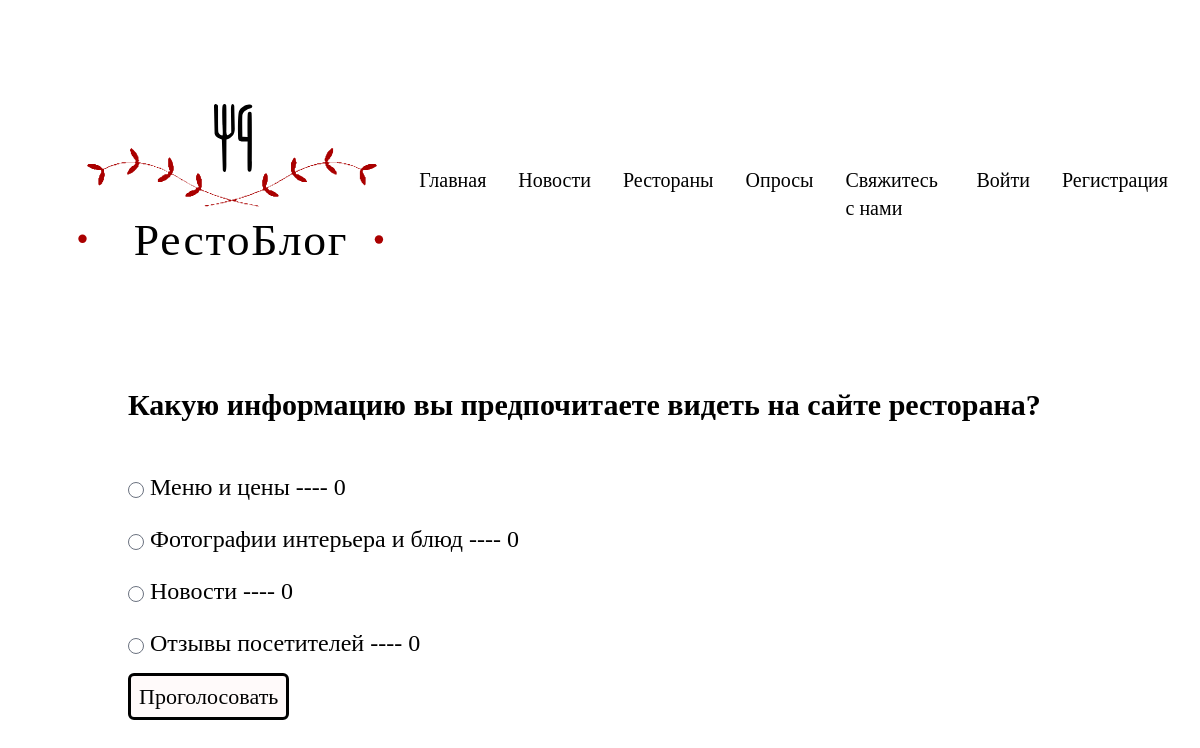
The page /5 on the database its author committed.
### polls/models.py (models this page shows, shortened)
class Question(models.Model):
    question_text = models.CharField(max_length=200)
    pub_date = models.DateTimeField('date published')

class Choice(models.Model):
    question = models.ForeignKey(Question, on_delete=models.CASCADE)
    choice_text = models.CharField(max_length=200)
    votes = models.IntegerField(default=0)

### polls/views.py (the view)
# urls.py: path('<int:questions_id>', views.showChoices, name='showchoices'),
def showChoices(request, questions_id):
    quest = Question.objects.get(pk=questions_id)
    return render(request, 'choices.html', {'choice': quest})

### polls/templates/choices.html (shortened to what this page needs)
{% load static tailwind_tags %}
<!DOCTYPE html>
<html lang="en">
<head>
    {% tailwind_css %}
</head>
<body>
<header>
    <div class="flex items-center px-8 text-sans">
        <a><img src="{% static 'img/rb.svg' %}" alt="food"></a>
        <nav class="text-xl ml-auto">
            <ul class=" flex flex-row gap-8">
                <li>
                    <a href="{% url 'index' %}">Главная</a>
                </li>
                <li>
                    <a href="{% url 'news' %}">Новости</a>
                </li>
                <li>
                    <a href="{% url 'rest' %}">Рестораны</a>
                </li>
                <li>
                    <a href="{% url 'polls' %}">Опросы</a>
                </li>
                <li>
                    <a href="{% url 'form' %}">Свяжитесь с нами</a>
                </li>
                {%if not request.user.is_authenticated %}
                <li>
                    <a href="{% url 'login' %}">Войти</a>
                </li>
                <li>
                    <a href="{% url 'signup' %}">Регистрация</a>
                </li>
                {%endif%}
            </ul>
        </nav>
    </div>
</header>
<main>
    <div class="flex flex-col text-left ml-32">
        <h1 class="text-3xl mb-12 font-bold">{{choice.question_text}}</h1>
        <form method="POST" action="{% url 'voted' choice.id %}">
            <ul class="flex flex-col gap-5">
                {% for c in choice.choice_set.all %}
                <li class="text-2xl ">
                    <input type="radio" name="choice" value="{{c.id}}" id="choice{{forloop.counter}}">
                    <label for="choice{{forloop.counter}}">{{c.choice_text}}</label> ---- {{c.votes}}
                </li>
                {% endfor %}
            </ul>
            <input style="border: 3px solid black; border-radius: 6px; cursor: pointer; width: auto; padding: 4px 8px; margin-top: 14px; font-size: 22px; background-color: #fffafa;"
                   type="submit" value="Проголосовать">
        </form>
    </div>
</main>
</body>
</html>

### rows shown on the page
Question: question_text "Какую информацию вы предпочитаете видеть на сайте ресторана?"
Choice: choice_text "Меню и цены", votes "0"
Choice: choice_text "Фотографии интерьера и блюд", votes "0"
Choice: choice_text "Новости", votes "0"
Choice: choice_text "Отзывы посетителей", votes "0"
